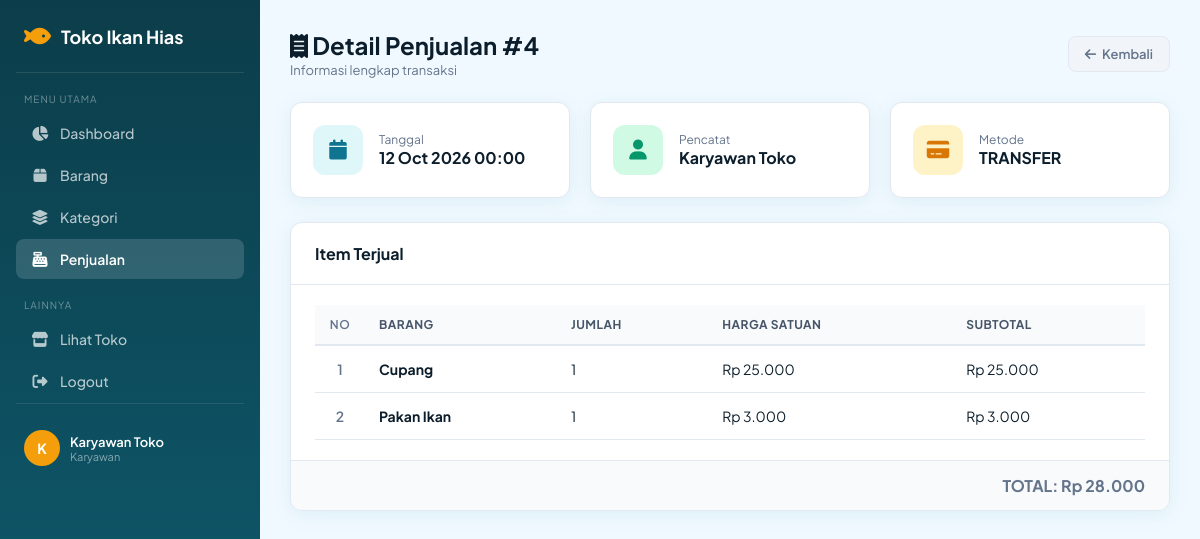
Screenshot of /MVC/index.php?page=penjualan&aksi=detail&id=4 (signed in) with the database file from the repository.
### tables this page shows
CREATE TABLE penjualan (
    id_penjualan INT AUTO_INCREMENT,
    id_pengguna INT NOT NULL,
    tanggal DATETIME NOT NULL DEFAULT CURRENT_TIMESTAMP,
    metode_bayar ENUM('tunai', 'qris') NOT NULL DEFAULT 'tunai',
    total DECIMAL(12, 2) NOT NULL DEFAULT 0.00,
    CONSTRAINT pk_penjualan PRIMARY KEY (id_penjualan),
    CONSTRAINT fk_penjualan_pengguna FOREIGN KEY (id_pengguna) REFERENCES pengguna (id_pengguna) ON UPDATE CASCADE ON DELETE RESTRICT,
    CONSTRAINT chk_penjualan_total CHECK (total >= 0)
);

CREATE TABLE pengguna (
    id_pengguna INT AUTO_INCREMENT,
    nama VARCHAR(50) NOT NULL,
    username VARCHAR(30) NOT NULL,
    password VARCHAR(255) NOT NULL,
    peran ENUM('pemilik', 'karyawan') NOT NULL DEFAULT 'karyawan',
    CONSTRAINT pk_pengguna PRIMARY KEY (id_pengguna),
    CONSTRAINT uq_pengguna_username UNIQUE (username)
);

CREATE TABLE detail_penjualan (
    id_penjualan INT NOT NULL,
    id_barang INT NOT NULL,
    jumlah INT NOT NULL,
    harga_satuan DECIMAL(12, 2) NOT NULL,
    subtotal DECIMAL(12, 2) NOT NULL,
    CONSTRAINT pk_detail_penjualan PRIMARY KEY (id_penjualan, id_barang),
    CONSTRAINT fk_dp_penjualan FOREIGN KEY (id_penjualan) REFERENCES penjualan (id_penjualan) ON UPDATE CASCADE ON DELETE CASCADE,
    CONSTRAINT fk_dp_barang FOREIGN KEY (id_barang) REFERENCES barang (id_barang) ON UPDATE CASCADE ON DELETE RESTRICT,
    CONSTRAINT chk_dp_jumlah CHECK (jumlah > 0),
    CONSTRAINT chk_dp_harga CHECK (harga_satuan >= 0)
);

CREATE TABLE barang (
    id_barang INT AUTO_INCREMENT,
    id_kategori INT NOT NULL,
    nama_barang VARCHAR(50) NOT NULL,
    harga_jual DECIMAL(12, 2) NOT NULL DEFAULT 0.00,
    stok INT NOT NULL DEFAULT 0,
    stok_minimum INT NOT NULL DEFAULT 0,
    CONSTRAINT pk_barang PRIMARY KEY (id_barang),
    CONSTRAINT fk_barang_kategori FOREIGN KEY (id_kategori) REFERENCES kategori (id_kategori) ON UPDATE CASCADE ON DELETE RESTRICT,
    CONSTRAINT chk_barang_harga CHECK (harga_jual >= 0),
    CONSTRAINT chk_barang_stok CHECK (stok >= 0),
    CONSTRAINT chk_barang_stok_min CHECK (stok_minimum >= 0)
);

### MVC/Model/Penjualan.php (called while the page is built, shortened)
<?php
require_once __DIR__ . '/../koneksi.php';
class Penjualan
{
    private mysqli $conn;
    public function __construct()
    {
        global $conn;
        $this->conn = $conn;
    }
    public function detail(int $id): array
    {
        $stmt = $this->conn->prepare(
            'SELECT dp.*, b.nama_barang
             FROM detail_penjualan dp
             JOIN barang b ON b.id_barang = dp.id_barang
             WHERE dp.id_penjualan = ?'
        );
        $stmt->bind_param('i', $id);
        $stmt->execute();
        $result = $stmt->get_result()->fetch_all(MYSQLI_ASSOC);
        return $result;
    }
    public function cariById(int $id): ?array
    {
        $stmt = $this->conn->prepare(
            'SELECT p.*, u.nama AS pencatat
             FROM penjualan p
             JOIN pengguna u ON u.id_pengguna = p.id_pengguna
             WHERE p.id_penjualan = ?'
        );
        $stmt->bind_param('i', $id);
        $stmt->execute();
        $row = $stmt->get_result()->fetch_assoc();
        return $row;
    }
}

### MVC/View/admin/penjualan/detail.php (the view, shortened to what this page needs)
<!DOCTYPE html>
<html lang="id">
<head>
    <link rel="stylesheet" href="https://cdnjs.cloudflare.com/ajax/libs/font-awesome/6.4.0/css/all.min.css">
    <link rel="stylesheet" href="View/style.css">
</head>
<body>
<div class="admin-layout">
    <?php require __DIR__ . '/../../templates/sidebar.php'; ?>
    <main class="admin-main">
        <div class="page-header">
            <div>
                <h1><i class="fa-solid fa-receipt"></i> Detail Penjualan #<?= $penjualan['id_penjualan'] ?></h1>
                <p>Informasi lengkap transaksi</p>
            </div>
            <a href="index.php?page=penjualan" class="btn btn-secondary"><i class="fa-solid fa-arrow-left"></i> Kembali</a>
        </div>
        <div class="stats-grid" style="margin-bottom: 24px;">
            <div class="stat-card">
                <div class="stat-icon blue"><i class="fa-solid fa-calendar"></i></div>
                <div>
                    <div class="stat-label">Tanggal</div>
                    <div style="font-weight: 700;"><?= date('d M Y H:i', strtotime($penjualan['tanggal'])) ?></div>
                </div>
            </div>
            <div class="stat-card">
                <div class="stat-icon green"><i class="fa-solid fa-user"></i></div>
                <div>
                    <div class="stat-label">Pencatat</div>
                    <div style="font-weight: 700;"><?= htmlspecialchars($penjualan['pencatat']) ?></div>
                </div>
            </div>
            <div class="stat-card">
                <div class="stat-icon amber"><i class="fa-solid fa-credit-card"></i></div>
                <div>
                    <div class="stat-label">Metode</div>
                    <div style="font-weight: 700;"><?= strtoupper($penjualan['metode_bayar']) ?></div>
                </div>
            </div>
        </div>
        <div class="card">
            <div class="card-header">
                <h2>Item Terjual</h2>
            </div>
            <div class="table-container">
                <table>
                    <thead><tr><th class="number-col">No</th><th>Barang</th><th>Jumlah</th><th>Harga Satuan</th><th>Subtotal</th></tr></thead>
                    <tbody>
                    <?php foreach ($detailPenjualan as $i => $d): ?>
                    <tr>
                        <td class="number-col"><?= $i + 1 ?></td>
                        <td><strong><?= htmlspecialchars($d['nama_barang']) ?></strong></td>
                        <td><?= $d['jumlah'] ?></td>
                        <td>Rp <?= number_format($d['harga_satuan'], 0, ',', '.') ?></td>
                        <td>Rp <?= number_format($d['subtotal'], 0, ',', '.') ?></td>
                    </tr>
                    <?php endforeach; ?>
                    </tbody>
                </table>
            </div>
            <div class="table-footer">
                <span style="font-size: 16px;"><strong>TOTAL: Rp <?= number_format($penjualan['total'], 0, ',', '.') ?></strong></span>
            </div>
        </div>
    </main>
</div>
</body>
</html>

### MVC/View/style.css (style rules this page uses)
:root { --primary: #0e7490; --primary-dark: #0c5f73; --primary-light: #e0f7fa; --accent: #f59e0b; --accent-hover: #d97706; --bg: #f0f9ff; --card-bg: #ffffff; --text-main: #0c1e2b; --text-muted: #64748b; --border: #e2e8f0; --danger: #ef4444; --success: #10b981; --shadow: 0 4px 20px rgba(14, 116, 144, .08); --shadow-lg: 0 10px 40px rgba(14, 116, 144, .12); --radius: 12px; --sidebar-w: 260px; }
* { box-sizing: border-box; margin: 0; padding: 0; }
body { font-family: 'Plus Jakarta Sans', 'Segoe UI', sans-serif; color: var(--text-main); background: var(--bg); }
a { text-decoration: none; color: inherit; }
.admin-layout { display: flex; min-height: 100vh; }
.admin-main { margin-left: var(--sidebar-w); flex: 1; padding: 30px; background: var(--bg); min-height: 100vh; }
.page-header { display: flex; align-items: center; justify-content: space-between; flex-wrap: wrap; gap: 16px; margin-bottom: 24px; }
.page-header h1 { font-size: 24px; font-weight: 700; }
.page-header p { color: var(--text-muted); font-size: 13px; margin-top: 2px; }
.card { background: var(--card-bg); border: 1px solid var(--border); border-radius: var(--radius); box-shadow: var(--shadow); overflow: hidden; }
.card-header { display: flex; align-items: center; justify-content: space-between; flex-wrap: wrap; gap: 12px; padding: 20px 24px; border-bottom: 1px solid var(--border); }
.card-header h2 { font-size: 16px; font-weight: 700; }
.stats-grid { display: grid; grid-template-columns: repeat(auto-fit, minmax(220px, 1fr)); gap: 20px; margin-bottom: 24px; }
.stat-card { display: flex; align-items: center; gap: 16px; padding: 22px; background: #fff; border: 1px solid var(--border); border-radius: var(--radius); box-shadow: var(--shadow); }
.stat-card .stat-icon { width: 50px; height: 50px; border-radius: 12px; display: grid; place-items: center; font-size: 20px; }
.stat-icon.blue { background: #e0f7fa; color: var(--primary); }
.stat-icon.green { background: #d1fae5; color: #059669; }
.stat-icon.amber { background: #fef3c7; color: #d97706; }
.stat-card .stat-label { font-size: 12px; color: var(--text-muted); }
.table-container { overflow-x: auto; padding: 20px 24px; }
table { width: 100%; border-collapse: separate; border-spacing: 0; text-align: left; }
thead th { padding: 12px 14px; border-bottom: 2px solid var(--border); background: #f8fafc; color: #475569; font-size: 12px; font-weight: 700; letter-spacing: .04em; text-transform: uppercase; }
tbody td { padding: 14px; border-bottom: 1px solid var(--border); font-size: 14px; vertical-align: middle; }
.number-col { width: 50px; text-align: center; color: var(--text-muted); font-weight: 600; }
.btn { display: inline-flex; align-items: center; justify-content: center; gap: 6px; padding: 9px 16px; border: none; border-radius: 8px; font-size: 13px; font-weight: 600; cursor: pointer; text-decoration: none; transition: .2s; }
.btn-secondary { border: 1px solid var(--border); background: #f1f5f9; color: var(--text-muted); }
.table-footer { display: flex; justify-content: space-between; gap: 12px; padding: 14px 24px; border-top: 1px solid var(--border); background: #f8fafc; color: var(--text-muted); font-size: 13px; }

### rows the page displays
penjualan: id_penjualan "4", tanggal "12 Oct 2026 00:00", id_pengguna.nama "Karyawan Toko", metode_bayar "TRANSFER", total "28.000"
detail_penjualan: id_barang.nama_barang "Cupang", jumlah "1", harga_satuan "25.000", subtotal "25.000"
detail_penjualan: id_barang.nama_barang "Pakan Ikan", jumlah "1", harga_satuan "3.000", subtotal "3.000"

### other values shown
$initial "K"
$userNama "Karyawan Toko"
$userPeran "Karyawan"
